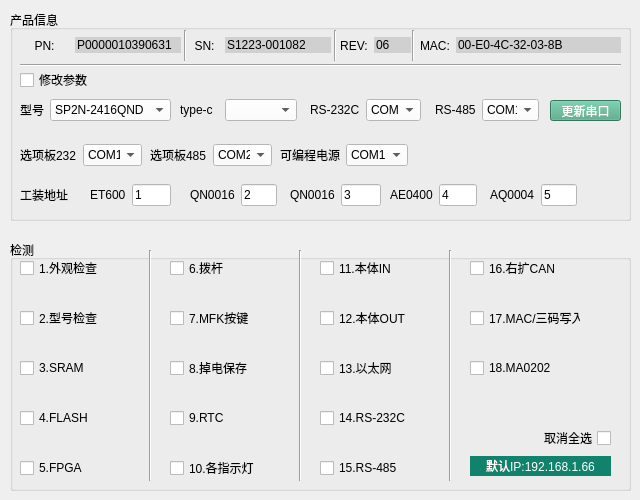
   <widget class="QWidget" name="tab_4">
    <attribute name="title">
     <string>CPU</string>
    </attribute>
    <widget class="QGroupBox" name="groupBox_18">
     <property name="geometry">
      <rect>
       <x>10</x>
       <y>10</y>
       <width>621</width>
       <height>211</height>
      </rect>
     </property>
     <property name="title">
      <string>产品信息</string>
     </property>
     <widget class="QWidget" name="layoutWidget_20">
      <property name="geometry">
       <rect>
        <x>330</x>
        <y>20</y>
        <width>71</width>
        <height>31</height>
       </rect>
      </property>
      <layout class="QHBoxLayout" name="horizontalLayout_30">
       <item>
        <widget class="QLabel" name="label_56">
         <property name="styleSheet">
          <string notr="true">font: 87 10pt &quot;Arial Black&quot;;
</string>
         </property>
         <property name="text">
          <string>REV:</string>
         </property>
         <property name="alignment">
          <set>Qt::AlignCenter</set>
         </property>
        </widget>
       </item>
       <item alignment="Qt::AlignHCenter|Qt::AlignVCenter">
        <widget class="QLineEdit" name="lineEdit_32">
         <property name="styleSheet">
          <string notr="true">background-color: rgb(208, 208, 208);
font: 87 10pt &quot;Arial Black&quot;;
border: none;</string>
         </property>
         <property name="text">
          <string>06</string>
         </property>
        </widget>
       </item>
      </layout>
     </widget>
     <widget class="QWidget" name="layoutWidget_21">
      <property name="geometry">
       <rect>
        <x>180</x>
        <y>20</y>
        <width>141</width>
        <height>31</height>
       </rect>
      </property>
      <layout class="QHBoxLayout" name="horizontalLayout_31">
       <item>
        <widget class="QLabel" name="label_57">
         <property name="styleSheet">
          <string notr="true">font: 87 10pt &quot;Arial Black&quot;;
</string>
         </property>
         <property name="text">
          <string>SN:</string>
         </property>
         <property name="alignment">
          <set>Qt::AlignCenter</set>
         </property>
        </widget>
       </item>
       <item alignment="Qt::AlignHCenter|Qt::AlignVCenter">
        <widget class="QLineEdit" name="lineEdit_31">
         <property name="styleSheet">
          <string notr="true">background-color: rgb(208, 208, 208);
font: 87 10pt &quot;Arial Black&quot;;
border: none;
</string>
         </property>
         <property name="text">
          <string>S1223-001082</string>
         </property>
        </widget>
       </item>
      </layout>
     </widget>
     <widget class="QWidget" name="layoutWidget_22">
      <property name="geometry">
       <rect>
        <x>10</x>
        <y>20</y>
        <width>161</width>
        <height>31</height>
       </rect>
      </property>
      <layout class="QHBoxLayout" name="horizontalLayout_32">
       <item>
        <widget class="QLabel" name="label_58">
         <property name="styleSheet">
          <string notr="true">font: 87 10pt &quot;Arial Black&quot;;
</string>
         </property>
         <property name="text">
          <string>PN:</string>
         </property>
         <property name="alignment">
          <set>Qt::AlignCenter</set>
         </property>
        </widget>
       </item>
       <item alignment="Qt::AlignHCenter|Qt::AlignVCenter">
        <widget class="QLineEdit" name="lineEdit_30">
         <property name="styleSheet">
          <string notr="true">background-color: rgb(208, 208, 208);
font: 87 10pt &quot;Arial Black&quot;;
border: none;</string>
         </property>
         <property name="text">
          <string>P0000010390631</string>
         </property>
        </widget>
       </item>
      </layout>
     </widget>
     <widget class="QWidget" name="layoutWidget_23">
      <property name="geometry">
       <rect>
        <x>10</x>
        <y>85</y>
        <width>151</width>
        <height>30</height>
       </rect>
      </property>
      <layout class="QHBoxLayout" name="horizontalLayout_33">
       <item>
        <widget class="QLabel" name="label_59">
         <property name="text">
          <string>型号</string>
         </property>
        </widget>
       </item>
       <item>
        <widget class="QComboBox" name="comboBox_20">
         <property name="styleSheet">
          <string notr="true">background-color: rgb(255, 255, 255);</string>
         </property>
         <item>
          <property name="text">
           <string>SP2N-2416QND</string>
          </property>
         </item>
        </widget>
       </item>
      </layout>
     </widget>
     <widget class="QWidget" name="layoutWidget_24">
      <property name="geometry">
       <rect>
        <x>300</x>
        <y>85</y>
        <width>111</width>
        <height>30</height>
       </rect>
      </property>
      <layout class="QHBoxLayout" name="horizontalLayout_34">
       <item alignment="Qt::AlignHCenter">
        <widget class="QLabel" name="label_60">
         <property name="text">
          <string>RS-232C</string>
         </property>
        </widget>
       </item>
       <item>
        <widget class="QComboBox" name="comboBox_21">
         <property name="styleSheet">
          <string notr="true">background-color: rgb(255, 255, 255);</string>
         </property>
         <item>
          <property name="text">
           <string>COM15</string>
          </property>
         </item>
        </widget>
       </item>
      </layout>
     </widget>
     <widget class="QWidget" name="layoutWidget_25">
      <property name="geometry">
       <rect>
        <x>425</x>
        <y>85</y>
        <width>104</width>
        <height>30</height>
       </rect>
      </property>
      <layout class="QHBoxLayout" name="horizontalLayout_37">
       <item alignment="Qt::AlignHCenter">
        <widget class="QLabel" name="label_64">
         <property name="text">
          <string>RS-485</string>
         </property>
        </widget>
       </item>
       <item>
        <widget class="QComboBox" name="comboBox_22">
         <property name="styleSheet">
          <string notr="true">background-color: rgb(255, 255, 255);</string>
         </property>
         <item>
          <property name="text">
           <string>COM17</string>
          </property>
         </item>
        </widget>
       </item>
      </layout>
     </widget>
     <widget class="QWidget" name="layoutWidget_3">
      <property name="geometry">
       <rect>
        <x>80</x>
        <y>170</y>
        <width>81</width>
        <height>30</height>
       </rect>
      </property>
      <layout class="QHBoxLayout" name="horizontalLayout_8">
       <item>
        <widget class="QLabel" name="label_67">
         <property name="text">
          <string>ET600</string>
         </property>
        </widget>
       </item>
       <item>
        <widget class="QLineEdit" name="lineEdit_34">
         <property name="styleSheet">
          <string notr="true">background-color: rgb(255, 255, 255);</string>
         </property>
         <property name="text">
          <string>1</string>
         </property>
        </widget>
       </item>
      </layout>
     </widget>
     <widget class="QWidget" name="layoutWidget_4">
      <property name="geometry">
       <rect>
        <x>180</x>
        <y>170</y>
        <width>87</width>
        <height>30</height>
       </rect>
      </property>
      <layout class="QHBoxLayout" name="horizontalLayout_9">
       <item>
        <widget class="QLabel" name="label_68">
         <property name="text">
          <string>QN0016</string>
         </property>
        </widget>
       </item>
       <item>
        <widget class="QLineEdit" name="lineEdit_35">
         <property name="styleSheet">
          <string notr="true">background-color: rgb(255, 255, 255);</string>
         </property>
         <property name="text">
          <string>2</string>
         </property>
        </widget>
       </item>
      </layout>
     </widget>
     <widget class="QWidget" name="layoutWidget_5">
      <property name="geometry">
       <rect>
        <x>280</x>
        <y>170</y>
        <width>91</width>
        <height>30</height>
       </rect>
      </property>
      <layout class="QHBoxLayout" name="horizontalLayout_10">
       <item>
        <widget class="QLabel" name="label_69">
         <property name="text">
          <string>QN0016</string>
         </property>
        </widget>
       </item>
       <item>
        <widget class="QLineEdit" name="lineEdit_36">
         <property name="styleSheet">
          <string notr="true">background-color: rgb(255, 255, 255);</string>
         </property>
         <property name="text">
          <string>3</string>
         </property>
        </widget>
       </item>
      </layout>
     </widget>
     <widget class="QWidget" name="layoutWidget_6">
      <property name="geometry">
       <rect>
        <x>380</x>
        <y>170</y>
        <width>87</width>
        <height>30</height>
       </rect>
      </property>
      <layout class="QHBoxLayout" name="horizontalLayout_14">
       <item>
        <widget class="QLabel" name="label_70">
         <property name="text">
          <string>AE0400</string>
         </property>
        </widget>
       </item>
       <item>
        <widget class="QLineEdit" name="lineEdit_37">
         <property name="styleSheet">
          <string notr="true">background-color: rgb(255, 255, 255);</string>
         </property>
         <property name="text">
          <string>4</string>
         </property>
        </widget>
       </item>
      </layout>
     </widget>
     <widget class="QWidget" name="layoutWidget_8">
      <property name="geometry">
       <rect>
        <x>480</x>
        <y>170</y>
        <width>87</width>
        <height>30</height>
       </rect>
      </property>
      <layout class="QHBoxLayout" name="horizontalLayout_40">
       <item>
        <widget class="QLabel" name="label_71">
         <property name="text">
          <string>AQ0004</string>
         </property>
        </widget>
       </item>
       <item>
        <widget class="QLineEdit" name="lineEdit_38">
         <property name="styleSheet">
          <string notr="true">background-color: rgb(255, 255, 255);</string>
         </property>
         <property name="text">
          <string>5</string>
         </property>
        </widget>
       </item>
      </layout>
     </widget>
     <widget class="QCheckBox" name="checkBox_71">
      <property name="geometry">
       <rect>
        <x>10</x>
        <y>62</y>
        <width>71</width>
        <height>16</height>
       </rect>
      </property>
      <property name="text">
       <string>修改参数</string>
      </property>
     </widget>
     <widget class="QPushButton" name="pushButton_CPU_renewSerial">
      <property name="geometry">
       <rect>
        <x>540</x>
        <y>90</y>
        <width>71</width>
        <height>21</height>
       </rect>
      </property>
      <property name="styleSheet">
       <string notr="true">background-color: rgb(126, 126, 126);
color: rgb(255, 255, 255);
background-color: rgb(76, 165, 132);</string>
      </property>
      <property name="text">
       <string>更新串口</string>
      </property>
     </widget>
     <widget class="QWidget" name="layoutWidget_26">
      <property name="geometry">
       <rect>
        <x>170</x>
        <y>85</y>
        <width>117</width>
        <height>30</height>
       </rect>
      </property>
      <layout class="QHBoxLayout" name="horizontalLayout_39">
       <item>
        <widget class="QLabel" name="label_66">
         <property name="text">
          <string>type-c</string>
         </property>
        </widget>
       </item>
       <item>
        <widget class="QComboBox" name="comboBox_23">
         <property name="styleSheet">
          <string notr="true">background-color: rgb(255, 255, 255);</string>
         </property>
        </widget>
       </item>
      </layout>
     </widget>
     <widget class="QLabel" name="label_90">
      <property name="geometry">
       <rect>
        <x>10</x>
        <y>171</y>
        <width>61</width>
        <height>28</height>
       </rect>
      </property>
      <property name="text">
       <string>工装地址</string>
      </property>
     </widget>
     <widget class="Line" name="line_5">
      <property name="geometry">
       <rect>
        <x>10</x>
        <y>45</y>
        <width>601</width>
        <height>20</height>
       </rect>
      </property>
      <property name="orientation">
       <enum>Qt::Horizontal</enum>
      </property>
     </widget>
     <widget class="QWidget" name="layoutWidget">
      <property name="geometry">
       <rect>
        <x>410</x>
        <y>20</y>
        <width>201</width>
        <height>31</height>
       </rect>
      </property>
      <layout class="QHBoxLayout" name="horizontalLayout_7">
       <item>
        <widget class="QLabel" name="label_61">
         <property name="styleSheet">
          <string notr="true">font: 87 10pt &quot;Arial Black&quot;;
</string>
         </property>
         <property name="text">
          <string>MAC:</string>
         </property>
        </widget>
       </item>
       <item>
        <widget class="QLineEdit" name="lineEdit_33">
         <property name="styleSheet">
          <string notr="true">background-color: rgb(208, 208, 208);
font: 87 10pt &quot;Arial Black&quot;;
border: none;</string>
         </property>
         <property name="text">
          <string>00-E0-4C-32-03-8B</string>
         </property>
        </widget>
       </item>
      </layout>
     </widget>
     <widget class="Line" name="line_11">
      <property name="geometry">
       <rect>
        <x>165</x>
        <y>20</y>
        <width>20</width>
        <height>31</height>
       </rect>
      </property>
      <property name="orientation">
       <enum>Qt::Vertical</enum>
      </property>
     </widget>
     <widget class="Line" name="line_12">
      <property name="geometry">
       <rect>
        <x>315</x>
        <y>20</y>
        <width>20</width>
        <height>31</height>
       </rect>
      </property>
      <property name="orientation">
       <enum>Qt::Vertical</enum>
      </property>
     </widget>
     <widget class="Line" name="line_13">
      <property name="geometry">
       <rect>
        <x>393</x>
        <y>20</y>
        <width>20</width>
        <height>31</height>
       </rect>
      </property>
      <property name="orientation">
       <enum>Qt::Vertical</enum>
      </property>
     </widget>
     <widget class="QWidget" name="layoutWidget_27">
      <property name="geometry">
       <rect>
        <x>10</x>
        <y>130</y>
        <width>122</width>
        <height>30</height>
       </rect>
      </property>
      <layout class="QHBoxLayout" name="horizontalLayout_35">
       <item alignment="Qt::AlignHCenter">
        <widget class="QLabel" name="label_62">
         <property name="text">
          <string>选项板232</string>
         </property>
        </widget>
       </item>
       <item>
        <widget class="QComboBox" name="comboBox_24">
         <property name="styleSheet">
          <string notr="true">background-color: rgb(255, 255, 255);</string>
         </property>
         <item>
          <property name="text">
           <string>COM17</string>
          </property>
         </item>
        </widget>
       </item>
      </layout>
     </widget>
     <widget class="QWidget" name="layoutWidget_28">
      <property name="geometry">
       <rect>
        <x>140</x>
        <y>130</y>
        <width>122</width>
        <height>30</height>
       </rect>
      </property>
      <layout class="QHBoxLayout" name="horizontalLayout_38">
       <item alignment="Qt::AlignHCenter">
        <widget class="QLabel" name="label_65">
         <property name="text">
          <string>选项板485</string>
         </property>
        </widget>
       </item>
       <item>
        <widget class="QComboBox" name="comboBox_25">
         <property name="styleSheet">
          <string notr="true">background-color: rgb(255, 255, 255);</string>
         </property>
         <item>
          <property name="text">
           <string>COM20</string>
          </property>
         </item>
        </widget>
       </item>
      </layout>
     </widget>
     <widget class="QWidget" name="layoutWidget_29">
      <property name="geometry">
       <rect>
        <x>270</x>
        <y>130</y>
        <width>128</width>
        <height>30</height>
       </rect>
      </property>
      <layout class="QHBoxLayout" name="horizontalLayout_41">
       <item alignment="Qt::AlignHCenter">
        <widget class="QLabel" name="label_72">
         <property name="text">
          <string>可编程电源</string>
         </property>
        </widget>
       </item>
       <item>
        <widget class="QComboBox" name="comboBox_26">
         <property name="styleSheet">
          <string notr="true">background-color: rgb(255, 255, 255);</string>
         </property>
         <item>
          <property name="text">
           <string>COM19</string>
          </property>
         </item>
        </widget>
       </item>
      </layout>
     </widget>
     <zorder>line_5</zorder>
     <zorder>line_13</zorder>
     <zorder>line_12</zorder>
     <zorder>line_11</zorder>
     <zorder>layoutWidget</zorder>
     <zorder>layoutWidget_20</zorder>
     <zorder>layoutWidget_21</zorder>
     <zorder>layoutWidget_22</zorder>
     <zorder>layoutWidget_23</zorder>
     <zorder>layoutWidget_24</zorder>
     <zorder>layoutWidget_25</zorder>
     <zorder>layoutWidget_3</zorder>
     <zorder>layoutWidget_4</zorder>
     <zorder>layoutWidget_5</zorder>
     <zorder>layoutWidget_6</zorder>
     <zorder>layoutWidget_8</zorder>
     <zorder>checkBox_71</zorder>
     <zorder>pushButton_CPU_renewSerial</zorder>
     <zorder>layoutWidget_26</zorder>
     <zorder>label_90</zorder>
     <zorder>layoutWidget_27</zorder>
     <zorder>layoutWidget_28</zorder>
     <zorder>layoutWidget_29</zorder>
    </widget>
    <widget class="QGroupBox" name="groupBox_19">
     <property name="geometry">
      <rect>
       <x>10</x>
       <y>240</y>
       <width>621</width>
       <height>251</height>
      </rect>
     </property>
     <property name="title">
      <string>检测</string>
     </property>
     <widget class="QCheckBox" name="checkBox_53">
      <property name="geometry">
       <rect>
        <x>10</x>
        <y>170</y>
        <width>101</width>
        <height>16</height>
       </rect>
      </property>
      <property name="text">
       <string>4.FLASH</string>
      </property>
     </widget>
     <widget class="QCheckBox" name="checkBox_56">
      <property name="geometry">
       <rect>
        <x>160</x>
        <y>20</y>
        <width>101</width>
        <height>16</height>
       </rect>
      </property>
      <property name="text">
       <string>6.拨杆</string>
      </property>
     </widget>
     <widget class="QCheckBox" name="checkBox_55">
      <property name="geometry">
       <rect>
        <x>10</x>
        <y>220</y>
        <width>101</width>
        <height>16</height>
       </rect>
      </property>
      <property name="text">
       <string>5.FPGA</string>
      </property>
     </widget>
     <widget class="QCheckBox" name="checkBox_57">
      <property name="geometry">
       <rect>
        <x>160</x>
        <y>70</y>
        <width>101</width>
        <height>16</height>
       </rect>
      </property>
      <property name="text">
       <string>7.MFK按键</string>
      </property>
     </widget>
     <widget class="QCheckBox" name="checkBox_58">
      <property name="geometry">
       <rect>
        <x>160</x>
        <y>120</y>
        <width>101</width>
        <height>16</height>
       </rect>
      </property>
      <property name="text">
       <string>8.掉电保存</string>
      </property>
     </widget>
     <widget class="QCheckBox" name="checkBox_60">
      <property name="geometry">
       <rect>
        <x>160</x>
        <y>220</y>
        <width>101</width>
        <height>16</height>
       </rect>
      </property>
      <property name="text">
       <string>10.各指示灯</string>
      </property>
     </widget>
     <widget class="QCheckBox" name="checkBox_59">
      <property name="geometry">
       <rect>
        <x>160</x>
        <y>170</y>
        <width>101</width>
        <height>16</height>
       </rect>
      </property>
      <property name="text">
       <string>9.RTC</string>
      </property>
     </widget>
     <widget class="QCheckBox" name="checkBox_61">
      <property name="geometry">
       <rect>
        <x>310</x>
        <y>20</y>
        <width>101</width>
        <height>16</height>
       </rect>
      </property>
      <property name="text">
       <string>11.本体IN</string>
      </property>
     </widget>
     <widget class="QCheckBox" name="checkBox_62">
      <property name="geometry">
       <rect>
        <x>310</x>
        <y>70</y>
        <width>101</width>
        <height>16</height>
       </rect>
      </property>
      <property name="text">
       <string>12.本体OUT</string>
      </property>
     </widget>
     <widget class="QCheckBox" name="checkBox_64">
      <property name="geometry">
       <rect>
        <x>310</x>
        <y>170</y>
        <width>101</width>
        <height>16</height>
       </rect>
      </property>
      <property name="text">
       <string>14.RS-232C</string>
      </property>
     </widget>
     <widget class="QCheckBox" name="checkBox_63">
      <property name="geometry">
       <rect>
        <x>310</x>
        <y>120</y>
        <width>101</width>
        <height>16</height>
       </rect>
      </property>
      <property name="text">
       <string>13.以太网</string>
      </property>
     </widget>
     <widget class="QCheckBox" name="checkBox_65">
      <property name="geometry">
       <rect>
        <x>310</x>
        <y>220</y>
        <width>101</width>
        <height>16</height>
       </rect>
      </property>
      <property name="text">
       <string>15.RS-485</string>
      </property>
     </widget>
     <widget class="QCheckBox" name="checkBox_66">
      <property name="geometry">
       <rect>
        <x>460</x>
        <y>20</y>
        <width>101</width>
        <height>16</height>
       </rect>
      </property>
      <property name="text">
       <string>16.右扩CAN</string>
      </property>
     </widget>
     <widget class="QCheckBox" name="checkBox_67">
      <property name="geometry">
       <rect>
        <x>460</x>
        <y>120</y>
        <width>101</width>
        <height>16</height>
       </rect>
      </property>
      <property name="text">
       <string>18.MA0202</string>
      </property>
     </widget>
     <widget class="QCheckBox" name="checkBox_50">
      <property name="geometry">
       <rect>
        <x>10</x>
        <y>20</y>
        <width>101</width>
        <height>16</height>
       </rect>
      </property>
      <property name="text">
       <string>1.外观检查</string>
      </property>
     </widget>
     <widget class="QCheckBox" name="checkBox_54">
      <property name="geometry">
       <rect>
        <x>460</x>
        <y>70</y>
        <width>111</width>
        <height>16</height>
       </rect>
      </property>
      <property name="text">
       <string>17.MAC/三码写入</string>
      </property>
     </widget>
     <widget class="QLabel" name="label_14">
      <property name="geometry">
       <rect>
        <x>460</x>
        <y>216</y>
        <width>141</width>
        <height>20</height>
       </rect>
      </property>
      <property name="styleSheet">
       <string notr="true">background-color: rgb(126, 126, 126);
color: rgb(255, 255, 255);
background-color: #11826C;</string>
      </property>
      <property name="text">
       <string>默认IP:192.168.1.66</string>
      </property>
      <property name="alignment">
       <set>Qt::AlignCenter</set>
      </property>
     </widget>
     <widget class="Line" name="line_6">
      <property name="geometry">
       <rect>
        <x>130</x>
        <y>10</y>
        <width>21</width>
        <height>231</height>
       </rect>
      </property>
      <property name="orientation">
       <enum>Qt::Vertical</enum>
      </property>
     </widget>
     <widget class="Line" name="line_9">
      <property name="geometry">
       <rect>
        <x>280</x>
        <y>10</y>
        <width>21</width>
        <height>231</height>
       </rect>
      </property>
      <property name="orientation">
       <enum>Qt::Vertical</enum>
      </property>
     </widget>
     <widget class="Line" name="line_10">
      <property name="geometry">
       <rect>
        <x>430</x>
        <y>10</y>
        <width>21</width>
        <height>231</height>
       </rect>
      </property>
      <property name="orientation">
       <enum>Qt::Vertical</enum>
      </property>
     </widget>
     <widget class="QCheckBox" name="checkBox_51">
      <property name="geometry">
       <rect>
        <x>10</x>
        <y>70</y>
        <width>101</width>
        <height>16</height>
       </rect>
      </property>
      <property name="text">
       <string>2.型号检查</string>
      </property>
     </widget>
     <widget class="QCheckBox" name="checkBox_52">
      <property name="geometry">
       <rect>
        <x>10</x>
        <y>120</y>
        <width>101</width>
        <height>16</height>
       </rect>
      </property>
      <property name="text">
       <string>3.SRAM</string>
      </property>
     </widget>
     <widget class="QCheckBox" name="checkBox_73">
      <property name="geometry">
       <rect>
        <x>530</x>
        <y>190</y>
        <width>71</width>
        <height>16</height>
       </rect>
      </property>
      <property name="layoutDirection">
       <enum>Qt::RightToLeft</enum>
      </property>
      <property name="text">
       <string>取消全选</string>
      </property>
     </widget>
    </widget>
   </widget>
